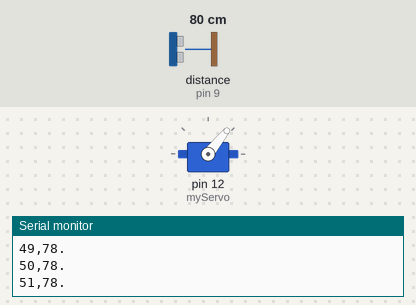
Simulated run of this sketch. Board: Arduino Uno, built with avr-gcc and run on an emulated ATmega328P. Shown: servo, the last lines printed to the serial monitor. Wiring (inferred from the names in the program): ultrasonic range finder: trigger pin 11; echo pin 9. Inputs (shaded band) come from the test bench; at power-on: distance to the obstacle (sensor on pin 9) 80 cm. The echo pulse lasts 58.3 µs per cm.

Above: at 1.2 s.
1.3 s: distance to the obstacle (sensor on pin 9) set to 18 cm
At 1.71 s:
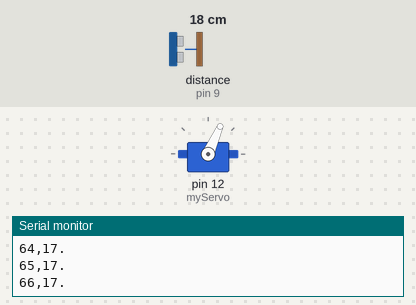
4.3 s: distance to the obstacle (sensor on pin 9) set to 2 cm
At 5.13 s:
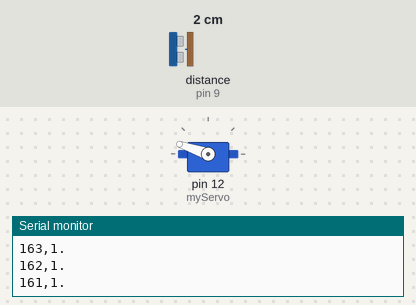
Timing chart, 0 to 13.3 s (numbered marks = the images above; inputs shaded):
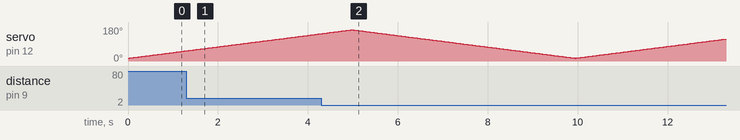

The sketch:

Radar_Arduino.ino
```cpp
#include <Servo.h>

const int trigPin = 11;
const int echoPin = 9;

Servo myServo;

void setup() {
  pinMode(trigPin, OUTPUT);
  pinMode(echoPin, INPUT);
  Serial.begin(9600);
  myServo.attach(12);
}

void loop() {
  for(int i = 15; i <= 165; i++) {
    unsigned long stepStart = millis();

    myServo.write(i);
    int distance = calculateDistance();

    Serial.print(i);
    Serial.print(",");
    Serial.print(distance);
    Serial.println(".");

    unsigned long timeTaken = millis() - stepStart;
    if (timeTaken < 33) {
      delay(33 - timeTaken);
    }
  }

  for(int i = 165; i > 15; i--) {
    unsigned long stepStart = millis();

    myServo.write(i);
    int distance = calculateDistance();

    Serial.print(i);
    Serial.print(",");
    Serial.print(distance);
    Serial.println(".");

    unsigned long timeTaken = millis() - stepStart;
    if (timeTaken < 33) {
      delay(33 - timeTaken);
    }
  }
}

int calculateDistance() {
  digitalWrite(trigPin, LOW);
  delayMicroseconds(10);

  digitalWrite(trigPin, HIGH);
  delayMicroseconds(10);
  digitalWrite(trigPin, LOW);

  long duration = pulseIn(echoPin, HIGH, 24000);

  if (duration == 0) {
    return 400;
  }

  return duration * 0.034 / 2;
}
```
